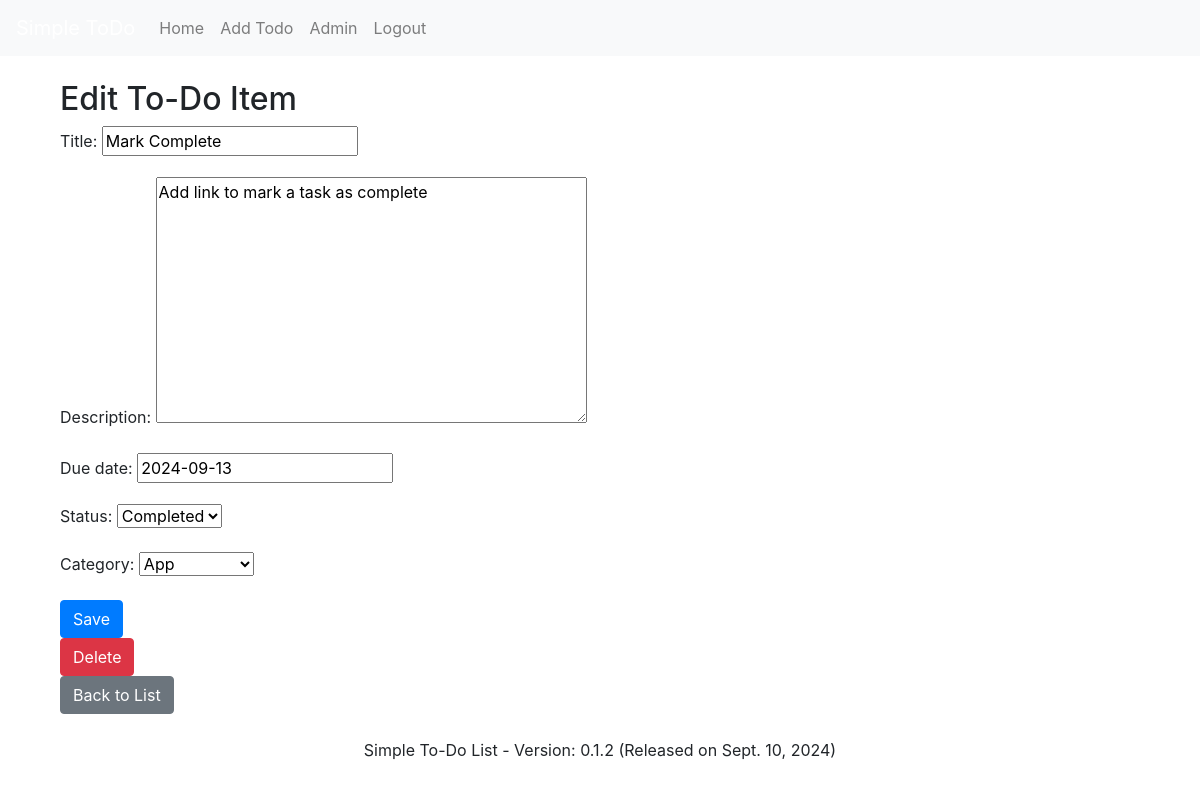
/edit/5/ (signed in), run on the app's committed database.
### todo/models.py (models this page shows, shortened)
class TodoItem(models.Model):
    title = models.CharField(max_length=100)
    description = models.TextField(blank=True, null=True)
    due_date = models.DateField(null=True, blank=True)  # Allow NULL values
    create_date = models.DateTimeField(default=timezone.now)
    status = models.ForeignKey(Status, on_delete=models.SET_NULL, null=True, blank=True, default=None)
    category = models.ForeignKey(Category, on_delete=models.SET_NULL, null=True, blank=True, default=None)
    user = models.ForeignKey(User, on_delete=models.CASCADE)

class Version(models.Model):
    version_number = models.CharField(max_length=20)
    release_date = models.DateField(default=timezone.now)
    description = models.TextField(blank=True, null=True)
    class Meta:
        ordering = ['-release_date']
        verbose_name = "Version"
        verbose_name_plural = "Versions"

### todo/views.py (the view)
# urls.py: path('edit/<int:pk>/', views.edit_todo, name='edit_todo'),
@login_required
def edit_todo(request, pk):
    todo_item = get_object_or_404(TodoItem, pk=pk)
    if request.method == 'POST':
        if 'save' in request.POST:
            form = TodoItemForm(request.POST, instance=todo_item)
            if form.is_valid():
                form.save()
                return redirect('todo:todo_list')
        elif 'delete' in request.POST:
            return redirect('todo:confirm_delete', pk=pk)
    else:
        form = TodoItemForm(instance=todo_item)
    return render(request, 'todo/edit_todo.html', {'form': form, 'todo_item': todo_item})

### todo/forms.py
class TodoItemForm(forms.ModelForm):
    def __init__(self, *args, **kwargs):
        super().__init__(*args, **kwargs)
        try:
            default_category = Category.objects.get(is_default=True)
            self.fields['category'].initial = default_category
        except Category.DoesNotExist:
            pass
        try:
            default_status = Status.objects.get(is_default=True)
            self.fields['status'].initial = default_status
        except Status.DoesNotExist:
            pass
    class Meta:
        model = TodoItem
        fields = ['title', 'description', 'due_date', 'status', 'category']

### todo/context_processors.py (called while the page is built)
def version_context(request):
    try:
        latest_version = Version.objects.order_by('-release_date', '-version_number').first()
    except Version.DoesNotExist:
        latest_version = None
    return {
        'latest_version': latest_version
    }

### todo/models.py (called while the page is built)
    def __str__(self):
        return self.name

    def __str__(self):
        return self.name

### todo/templates/todo/edit_todo.html (shortened to what this page needs)
{% extends 'base.html' %}
{% block content %}
<div class="container">
    <h2>Edit To-Do Item</h2>
    <form method="post">
        <div class="form-group">
            {{ form.title.label_tag }} {{ form.title }}
        </div>
        <div class="form-group">
            {{ form.description.label_tag }} {{ form.description }}
        </div>
        <div class="form-group">
            {{ form.due_date.label_tag }} {{ form.due_date }}
        </div>
        <div class="form-group">
            {{ form.status.label_tag }} {{ form.status }}
        </div>
        <div class="form-group">
            {{ form.category.label_tag }} {{ form.category }}
        </div>
        <button type="submit" name="save" class="btn btn-primary">Save</button>
    </form>
    <form method="post" action="{% url 'todo:confirm_delete' todo_item.id %}">
        <button type="submit" name="delete" class="btn btn-danger">Delete</button>
    </form>
    <a href="{% url 'todo:todo_list' %}" class="btn btn-secondary">Back to List</a>
</div>
{% endblock %}

### templates/base.html (shortened to what this page needs)
{% load static %}
<!DOCTYPE html>
<html lang="en">
<head>
    <link rel="stylesheet" href="https://stackpath.bootstrapcdn.com/bootstrap/4.5.2/css/bootstrap.min.css">
    <link rel="stylesheet" href="{% static 'css/styles.css' %}">
</head>
<body>
    <nav class="navbar navbar-expand-lg navbar-light bg-light">
        <a class="navbar-brand" href="{% url 'todo:todo_list' %}">Simple ToDo</a>
        <div class="collapse navbar-collapse" id="navbarNav">
            <ul class="navbar-nav">
                <li class="nav-item">
                    <a class="nav-link" href="{% url 'todo:todo_list' %}">Home</a>
                </li>
                <li class="nav-item">
                    <a class="nav-link" href="{% url 'todo:add_todo' %}">Add Todo</a>
                </li>
                <li class="nav-item">
                    <a class="nav-link" href="{% url 'admin:index' %}">Admin</a>
                </li>
                {% if user.is_authenticated %}
                    <li class="nav-item">
                        <a class="nav-link" href="{% url 'logout' %}">Logout</a>
                    </li>
                {% else %}
                    <li class="nav-item">
                        <a class="nav-link" href="{% url 'login' %}">Login</a>
                    </li>
                {% endif %}
            </ul>
        </div>
    </nav>
    <div class="container mt-4">
        {% block content %}{% endblock %}
    </div>
    <footer class="mt-4">
        <div class="container">
            <p class="text-center">Simple To-Do List - Version: {{ latest_version.version_number }} (Released on {{ latest_version.release_date }})</p>
        </div>
    </footer>
</body>
</html>

### static/css/styles.css (style rules this page uses)
.navbar { background-color: #007bff; }
.navbar-brand { color: #fff !important; }

### data on the page
TodoItem: title "Mark Complete", description "Add link to mark a task as complete", due_date "2024-09-13", status "Completed", category "App"
Version: version_number "0.1.2", release_date "Sept. 10, 2024"
